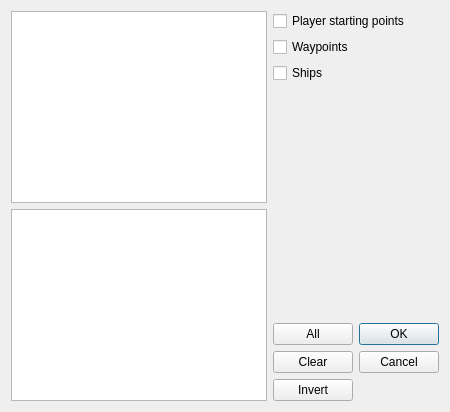
<?xml version="1.0" encoding="UTF-8"?>
<ui version="4.0">
 <class>fso::fred::dialogs::SelectionDialog</class>
 <widget class="QDialog" name="fso::fred::dialogs::SelectionDialog">
  <property name="windowModality">
   <enum>Qt::WindowModal</enum>
  </property>
  <property name="geometry">
   <rect>
    <x>0</x>
    <y>0</y>
    <width>400</width>
    <height>300</height>
   </rect>
  </property>
  <property name="windowTitle">
   <string>Ship Selection</string>
  </property>
  <property name="modal">
   <bool>true</bool>
  </property>
  <layout class="QHBoxLayout" name="horizontalLayout">
   <property name="sizeConstraint">
    <enum>QLayout::SetFixedSize</enum>
   </property>
   <item>
    <layout class="QVBoxLayout" name="verticalLayout">
     <item>
      <widget class="QListWidget" name="shipSelectionList">
       <property name="editTriggers">
        <set>QAbstractItemView::NoEditTriggers</set>
       </property>
       <property name="selectionMode">
        <enum>QAbstractItemView::ExtendedSelection</enum>
       </property>
      </widget>
     </item>
     <item>
      <widget class="QListWidget" name="wingSelectionList"/>
     </item>
    </layout>
   </item>
   <item>
    <layout class="QGridLayout" name="gridLayout">
     <item row="0" column="0" colspan="2">
      <layout class="QGridLayout" name="gridLayout_2">
       <item row="3" column="0">
        <spacer name="horizontalSpacer">
         <property name="orientation">
          <enum>Qt::Horizontal</enum>
         </property>
         <property name="sizeType">
          <enum>QSizePolicy::Fixed</enum>
         </property>
         <property name="sizeHint" stdset="0">
          <size>
           <width>20</width>
           <height>20</height>
          </size>
         </property>
        </spacer>
       </item>
       <item row="2" column="0" colspan="2">
        <widget class="QCheckBox" name="checkShips">
         <property name="text">
          <string>Ships</string>
         </property>
        </widget>
       </item>
       <item row="1" column="0" colspan="2">
        <widget class="QCheckBox" name="checkWaypoints">
         <property name="text">
          <string>Waypoints</string>
         </property>
        </widget>
       </item>
       <item row="0" column="0" colspan="2">
        <widget class="QCheckBox" name="checkPlayerStarts">
         <property name="text">
          <string>Player starting points</string>
         </property>
        </widget>
       </item>
       <item row="3" column="1">
        <layout class="QVBoxLayout" name="iffSelectionContainer"/>
       </item>
      </layout>
     </item>
     <item row="5" column="0">
      <widget class="QPushButton" name="buttonInvert">
       <property name="text">
        <string>Invert</string>
       </property>
      </widget>
     </item>
     <item row="4" column="0">
      <widget class="QPushButton" name="buttonClear">
       <property name="text">
        <string>Clear</string>
       </property>
      </widget>
     </item>
     <item row="3" column="1" rowspan="3">
      <widget class="QDialogButtonBox" name="buttonBox">
       <property name="orientation">
        <enum>Qt::Vertical</enum>
       </property>
       <property name="standardButtons">
        <set>QDialogButtonBox::Cancel|QDialogButtonBox::Ok</set>
       </property>
      </widget>
     </item>
     <item row="3" column="0">
      <widget class="QPushButton" name="buttonAll">
       <property name="text">
        <string>All</string>
       </property>
      </widget>
     </item>
     <item row="2" column="0" colspan="2">
      <spacer name="verticalSpacer">
       <property name="orientation">
        <enum>Qt::Vertical</enum>
       </property>
       <property name="sizeHint" stdset="0">
        <size>
         <width>20</width>
         <height>40</height>
        </size>
       </property>
      </spacer>
     </item>
    </layout>
   </item>
  </layout>
 </widget>
 <resources/>
 <connections>
  <connection>
   <sender>buttonBox</sender>
   <signal>accepted()</signal>
   <receiver>fso::fred::dialogs::SelectionDialog</receiver>
   <slot>accept()</slot>
   <hints>
    <hint type="sourcelabel">
     <x>248</x>
     <y>254</y>
    </hint>
    <hint type="destinationlabel">
     <x>157</x>
     <y>274</y>
    </hint>
   </hints>
  </connection>
  <connection>
   <sender>buttonBox</sender>
   <signal>rejected()</signal>
   <receiver>fso::fred::dialogs::SelectionDialog</receiver>
   <slot>reject()</slot>
   <hints>
    <hint type="sourcelabel">
     <x>316</x>
     <y>260</y>
    </hint>
    <hint type="destinationlabel">
     <x>286</x>
     <y>274</y>
    </hint>
   </hints>
  </connection>
 </connections>
</ui>
